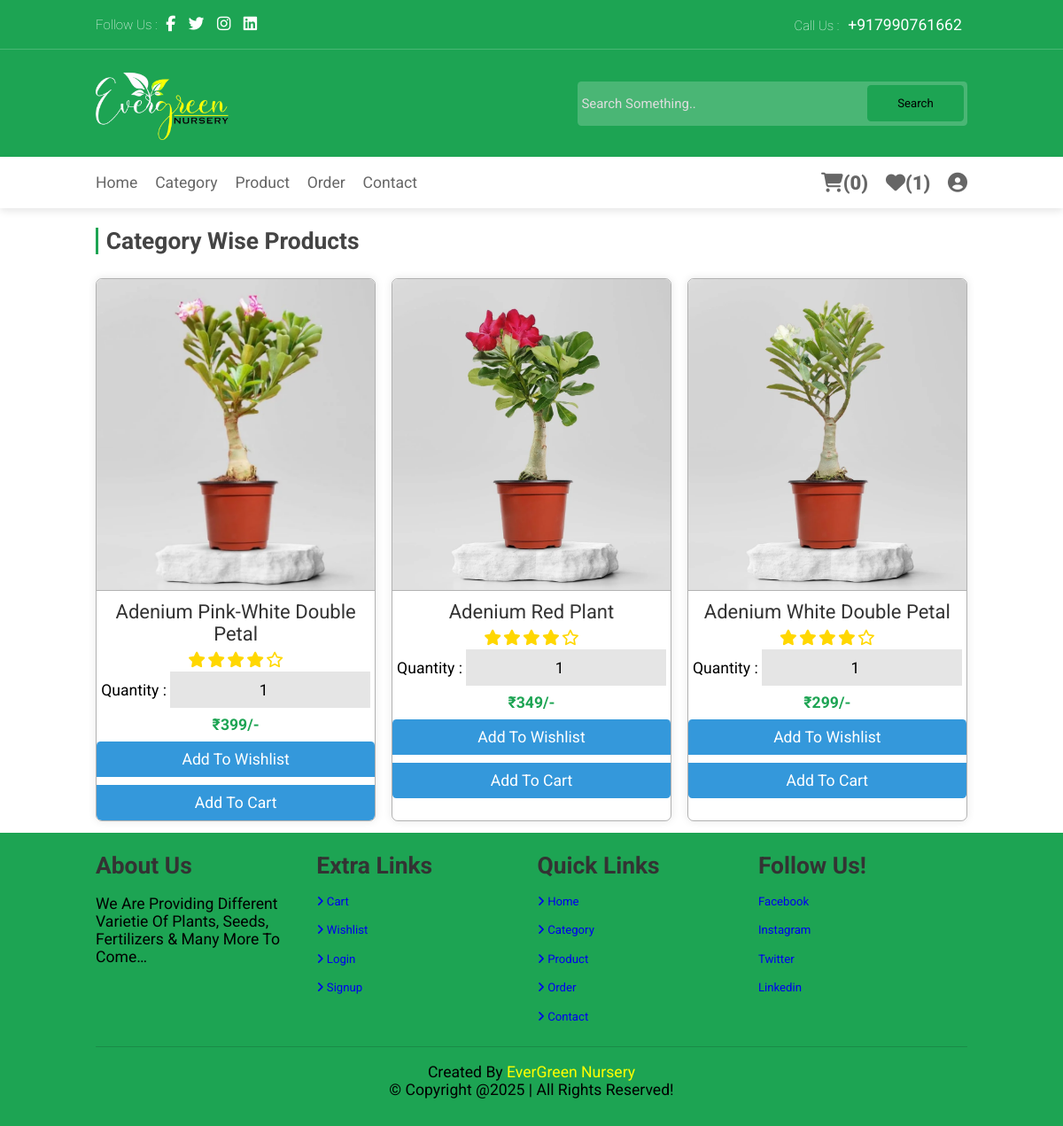
/Evergreen/Design/category.php?category=bonsai (signed in), run on the app's committed database.
### tables this page shows
CREATE TABLE `products` (
  `id` int(100) NOT NULL,
  `name` varchar(100) NOT NULL,
  `category` varchar(20) NOT NULL,
  `details` varchar(500) NOT NULL,
  `price` int(100) NOT NULL,
  `image` varchar(100) NOT NULL
);

### Evergreen/Design/category.php (the view, shortened to what this page needs)
<?php
@include 'config.php';
?>
<!DOCTYPE html>
<html lang="en">
<head>
        <link rel="stylesheet" href="https://cdnjs.cloudflare.com/ajax/libs/font-awesome/6.5.1/css/all.min.css">
    <link rel="stylesheet" href="style.css">
</head>
<body>
<?php include 'header.php'; ?>
<section class="product">
    <h1 class="heading"> category wise products </h1>
    <div class="box-container">
    <?php
        $category_name = $_GET['category'];
        $select_products =$conn->prepare("SELECT * FROM `products` WHERE category = ?");
        $select_products->execute([$category_name]);
        if($select_products->rowCount() > 0){
            while($fetch_products = $select_products->fetch(PDO::FETCH_ASSOC)){
    ?>
    <form class="box" method="post" enctype="multipart/form-data">
        <img src="img/<?= $fetch_products['image']; ?>">
        <div class="name"><?= $fetch_products['name']; ?></div>
        <div class="stars">
            <i class="fas fa-star"></i>
            <i class="fas fa-star"></i>
            <i class="fas fa-star"></i>
            <i class="fas fa-star"></i>
            <i class="far fa-star"></i>
        </div>
            <span>quantity : </span>
            <input type="number" min="1" value="1" name="p_qty" class="qty">
        <div class="price">₹<?= $fetch_products['price']; ?>/-</div>
        <input type="submit" value="add to wishlist" class="option-btn" name="add_to_wishlist">
        <input type="submit" value="add to cart" class="btn" name="add_to_cart">
    </form>
    <?php
            }
        }
        else{
            echo '<p class="empty">no products available!</p>';
        }
    ?>
    </div>
</section>
<?php include 'footer.php'; ?>
</body>
</html>

### Evergreen/Design/style.css (style rules this page uses)
:root { --green:#1da453; }
* { font-family: 'Roboto', sans-serif; margin: 0; padding: 0; box-sizing: border-box; text-transform: capitalize; outline: none; border: none; text-decoration: none; transition: all .2s linear; }
html { font-size: 62.5%; overflow-x: hidden; scroll-behavior: smooth; scroll-padding-top: 7rem; }
section { padding: 1.5rem 9%; }
.heading { font-size: 3rem; color: #444; padding-left: 1rem; border-left: .4rem solid var(--green); margin-top: 1rem; margin-bottom: 3rem; }
.btn, .delete-btn, .option-btn { display: block; width: 100%; margin-top: 1rem; color: #fff; font-size: 2rem; padding: 1.5rem 3rem; text-transform: capitalize; cursor: pointer; text-align: center; }
.btn { background-color: var(--green); }
.option-btn { background-color: orange; }
.product .box-container { display: flex; flex-wrap: wrap; gap: 2rem; }
.product .box-container .box { flex: 1 1 30rem; border: .1rem solid rgba(0,0,0,.3); box-shadow: 0 0 10px rgba(0, 0, 0, 0.1); text-align: center; position: relative; overflow: hidden; border-radius: .80rem; transition: transform 0.3s ease; }
.product .box-container .box img { height: 40rem; width: 100%; border-bottom: .1rem solid rgba(0,0,0,.3); object-fit: cover; }
.product .box-container .box .name { color: #333; font-size: 2.5rem; padding: 1rem 0; }
.product .box-container .box .stars i { color: gold; font-size: 2rem; }
.product .box-container .box span { font-size: 2rem; }
.product .box-container .box .qty { margin: .5rem 0; margin-bottom: 1rem; font-size: 2rem; padding: 1.2rem 1.4rem; text-align: center; background: rgba(0,0,0,.1); }
.product .box-container .box .price { font-weight: bolder; color: var(--green); font-size: 2rem; }
.product .box-container .box .btn { background-color: #3498db; color: #fff; border: none; padding: 10px 20px; cursor: pointer; transition: background-color 0.3s ease; display: block; border-bottom-right-radius: .5rem; border-bottom-left-radius: .5rem; }
.product .box-container .box .option-btn { background-color: #3498db; color: #fff; border: none; padding: 10px 20px; cursor: pointer; transition: background-color 0.3s ease; display: block; border-top-right-radius: .5rem; border-top-left-radius: .5rem; }
@media (max-width:1200px) { html { font-size: 55%; } }

### data on the page
products: image (picture), name "Adenium Pink-White Double Petal", price "399"
products: image (picture), name "Adenium Red Plant", price "349"
products: image (picture), name "Adenium White Double Petal", price "299"

### other printed values
$count_cart_items->rowCount() "0"
$count_wishlist_items->rowCount() "1"
